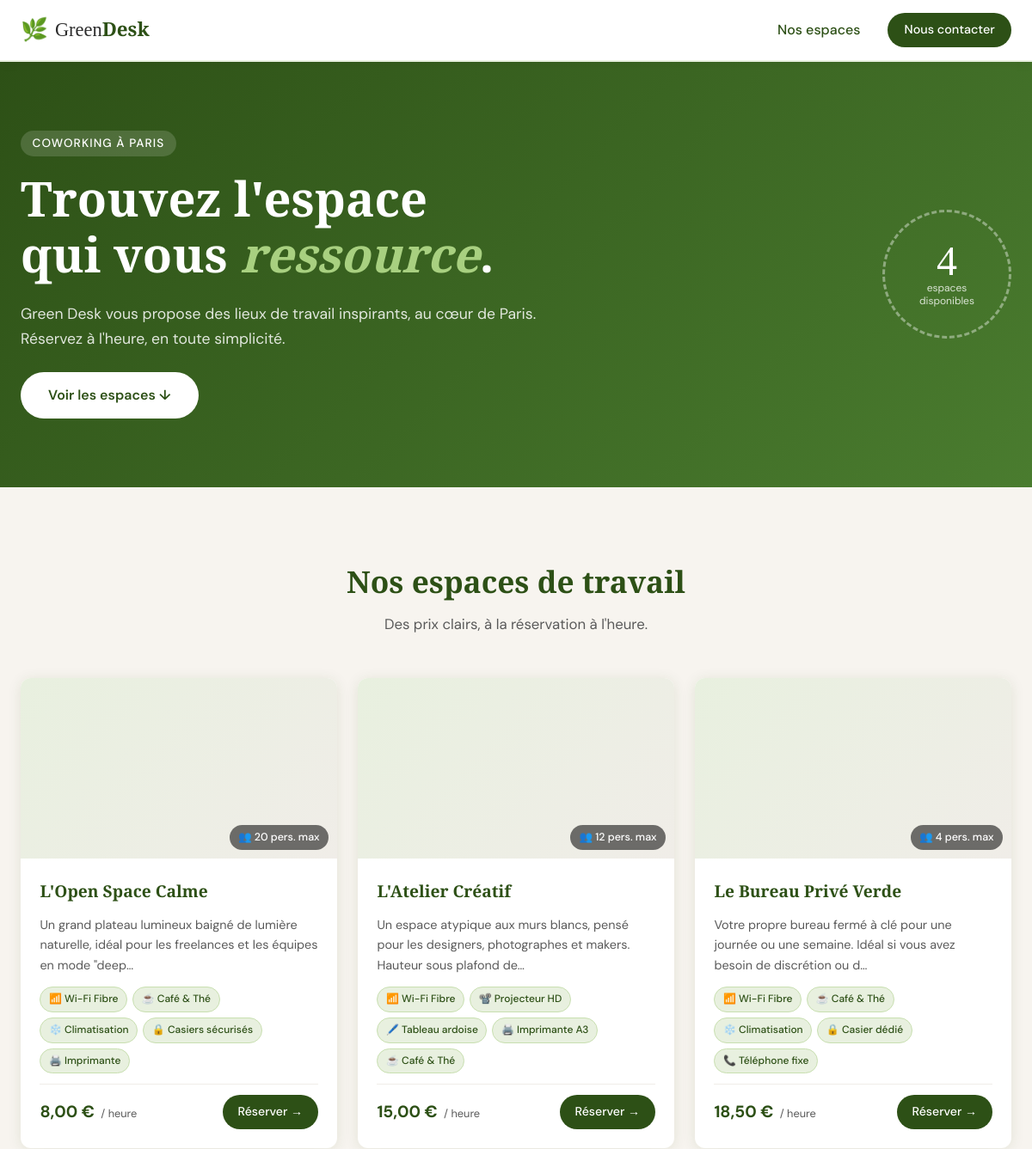
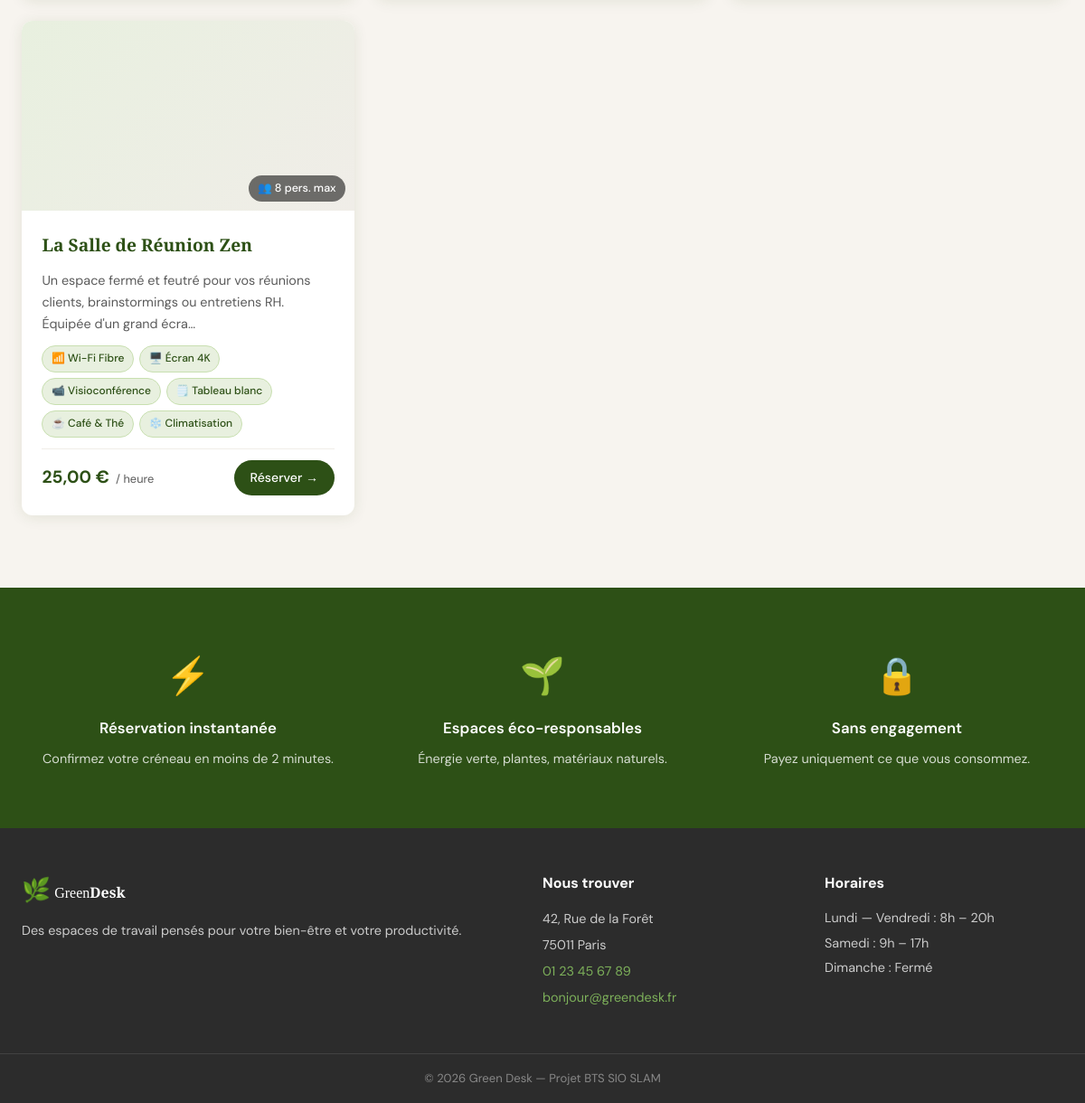
The page / on the database its author committed (2 pictures, top to bottom).
### tables this page shows
CREATE TABLE espaces (
    id          INT          AUTO_INCREMENT PRIMARY KEY, 
    nom         VARCHAR(100) NOT NULL,                   
    description TEXT         NOT NULL,                  
    prix_heure  DECIMAL(6,2) NOT NULL,                   
    capacite    TINYINT      NOT NULL,                
    image_url   VARCHAR(255) DEFAULT NULL,              
    equipements VARCHAR(255) DEFAULT NULL                
);

### index.php (the view, shortened to what this page needs)
<?php
require_once 'db.php';
$espaces = getEspaces();
require_once 'header.php';
?>
<section class="hero">
    <div class="container hero-inner">
        <div class="hero-text">
            <span class="hero-label">Coworking à Paris</span>
            <h1>Trouvez l'espace<br>qui vous <em>ressource</em>.</h1>
            <p>Green Desk vous propose des lieux de travail inspirants, au cœur de Paris. Réservez à l'heure, en toute simplicité.</p>
            <a href="#espaces" class="btn-primary">Voir les espaces ↓</a>
        </div>
        <div class="hero-badge">
            <div class="badge-circle">
                <span>4</span>
                <small>espaces<br>disponibles</small>
            </div>
        </div>
    </div>
</section>
<section class="espaces-section" id="espaces">
    <div class="container">
        <div class="section-header">
            <h2>Nos espaces de travail</h2>
            <p>Des prix clairs, à la réservation à l'heure.</p>
        </div>
        <?php if (!empty($espaces)) : ?>
            <div class="espaces-grid">
                <?php foreach ($espaces as $espace) : ?>
                <article class="espace-card">
                    <div class="card-image">
                        <div class="card-capacity-badge">
                            👥 <?= (int)$espace['capacite'] ?> pers. max
                        </div>
                    </div>
                    <div class="card-body">
                        <h3 class="card-title"><?= htmlspecialchars($espace['nom']) ?></h3>
                        <p class="card-desc">
                            <?= htmlspecialchars(mb_strimwidth($espace['description'], 0, 110, '…')) ?>
                        </p>
                        <?= getEquipements($espace['equipements']) ?>
                        <div class="card-footer">
                            <div class="card-price">
                                <span class="price-amount"><?= number_format($espace['prix_heure'], 2, ',', ' ') ?> €</span>
                                <span class="price-unit">/ heure</span>
                            </div>
                            <a href="details.php?id=<?= (int)$espace['id'] ?>" class="btn-card">
                                Réserver →
                            </a>
                        </div>
                    </div>
                </article>
                <?php endforeach; ?>
            </div>
        <?php else : ?>
            <p class="no-results">Aucun espace disponible pour le moment. Revenez bientôt !</p>
        <?php endif; ?>
    </div>
</section>
<section class="avantages-section">
    <div class="container avantages-grid">
        <div class="avantage-item">
            <span class="avantage-icon">⚡</span>
            <h4>Réservation instantanée</h4>
            <p>Confirmez votre créneau en moins de 2 minutes.</p>
        </div>
        <div class="avantage-item">
            <span class="avantage-icon">🌱</span>
            <h4>Espaces éco-responsables</h4>
            <p>Énergie verte, plantes, matériaux naturels.</p>
        </div>
        <div class="avantage-item">
            <span class="avantage-icon">🔒</span>
            <h4>Sans engagement</h4>
            <p>Payez uniquement ce que vous consommez.</p>
        </div>
    </div>
</section>
<?php
require_once 'footer.php';
?>

### header.php (shortened to what this page needs)
<!DOCTYPE html>
<html lang="fr">
<head>
    <link rel="stylesheet" href="style.css">
</head>
<body>
<header class="site-header">
    <div class="container header-inner">
        <a href="index.php" class="logo">
            <span class="logo-icon">🌿</span>
            <span class="logo-text">Green<strong>Desk</strong></span>
        </a>
        <nav class="main-nav">
            <a href="index.php">Nos espaces</a>
            <a href="#contact" class="btn-nav">Nous contacter</a>
        </nav>
    </div>
</header>
<main class="site-main">

### db.php (shortened to what this page needs)
<?php
try {
    $dsn = "mysql:host=" . DB_HOST . ";dbname=" . DB_NAME . ";charset=" . DB_CHARSET;
    $options = [
        PDO::ATTR_ERRMODE            => PDO::ERRMODE_EXCEPTION,
        PDO::ATTR_DEFAULT_FETCH_MODE => PDO::FETCH_ASSOC,
        PDO::ATTR_EMULATE_PREPARES   => false,
    ];
    $pdo = new PDO($dsn, DB_USER, DB_PASS, $options);
} catch (PDOException $e) {
    die('<p style="color:red;font-family:monospace;">Erreur de connexion BDD : ' . htmlspecialchars($e->getMessage()) . '</p>');
}
function getEquipements(string $string): string
{
    $items = array_map('trim', explode(',', $string));
    $icones = [
        'Wi-Fi Fibre'      => '📶',
        'Café & Thé'       => '☕',
        'Projecteur HD'    => '📽️',
        'Écran 4K'         => '🖥️',
        'Tableau blanc'    => '🗒️',
        'Tableau ardoise'  => '🖊️',
        'Climatisation'    => '❄️',
        'Visioconférence'  => '📹',
        'Imprimante'       => '🖨️',
        'Imprimante A3'    => '🖨️',
        'Casiers sécurisés'=> '🔒',
        'Casier dédié'     => '🔒',
        'Téléphone fixe'   => '📞',
    ];
    $html = '<div class="equipements-list">';
    foreach ($items as $item) {
        $icone = $icones[$item] ?? '✔';
        $html .= '<span class="badge-equipement">' . $icone . ' ' . htmlspecialchars($item) . '</span>';
    }
    $html .= '</div>';
    return $html;
}
function getEspaces(): array
{
    global $pdo;
    $stmt = $pdo->query('SELECT * FROM espaces ORDER BY prix_heure ASC');
    return $stmt->fetchAll();
}

### footer.php
</main>
<footer class="site-footer" id="contact">
    <div class="container footer-inner">
        <div class="footer-brand">
            <span class="logo-icon">🌿</span>
            <span class="logo-text">Green<strong>Desk</strong></span>
            <p>Des espaces de travail pensés pour votre bien-être et votre productivité.</p>
        </div>
        <div class="footer-info">
            <h4>Nous trouver</h4>
            <address>
                42, Rue de la Forêt<br>
                75011 Paris<br>
                <a href="tel:+33123456789">01 23 45 67 89</a><br>
                <a href="mailto:bonjour@greendesk.fr">bonjour@greendesk.fr</a>
            </address>
        </div>
        <div class="footer-hours">
            <h4>Horaires</h4>
            <p>Lundi — Vendredi : 8h – 20h</p>
            <p>Samedi : 9h – 17h</p>
            <p>Dimanche : Fermé</p>
        </div>
    </div>
    <div class="footer-bottom">
        <p>&copy; <?= date('Y') ?> Green Desk — Projet BTS SIO SLAM</p>
    </div>
</footer>
</body>
</html>

### rows shown on the page
espaces: capacite "20", nom "L'Open Space Calme", description "Un grand plateau lumineux baigné de lumière naturelle, idéal pour les freelances et les équipes en mode \"deep…", equipements "📶", equipements "Wi-Fi Fibre", equipements "☕", equipements "Café & Thé", equipements "❄️", equipements "Climatisation", equipements "🔒", equipements "Casiers sécurisés", equipements "🖨️", equipements "Imprimante", prix_heure "8,00"
espaces: capacite "12", nom "L'Atelier Créatif", description "Un espace atypique aux murs blancs, pensé pour les designers, photographes et makers. Hauteur sous plafond de…", equipements "📶", equipements "Wi-Fi Fibre", equipements "📽️", equipements "Projecteur HD", equipements "🖊️", equipements "Tableau ardoise", equipements "🖨️", equipements "Imprimante A3", equipements "☕", equipements "Café & Thé", prix_heure "15,00"
espaces: capacite "4", nom "Le Bureau Privé Verde", description "Votre propre bureau fermé à clé pour une journée ou une semaine. Idéal si vous avez besoin de discrétion ou d…", equipements "📶", equipements "Wi-Fi Fibre", equipements "☕", equipements "Café & Thé", equipements "❄️", equipements "Climatisation", equipements "🔒", equipements "Casier dédié", equipements "📞", equipements "Téléphone fixe", prix_heure "18,50"
espaces: capacite "8", nom "La Salle de Réunion Zen", description "Un espace fermé et feutré pour vos réunions clients, brainstormings ou entretiens RH. Équipée d'un grand écra…", equipements "📶", equipements "Wi-Fi Fibre", equipements "🖥️", equipements "Écran 4K", equipements "📹", equipements "Visioconférence", equipements "🗒️", equipements "Tableau blanc", equipements "☕", equipements "Café & Thé", equipements "❄️", equipements "Climatisation", prix_heure "25,00"
